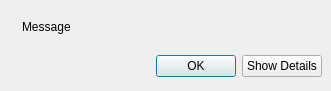
<ui version="4.0" >
 <class>Dialog_CompilerError</class>
 <widget class="QDialog" name="Dialog_CompilerError" >
  <property name="windowModality" >
   <enum>Qt::ApplicationModal</enum>
  </property>
  <property name="geometry" >
   <rect>
    <x>0</x>
    <y>0</y>
    <width>331</width>
    <height>91</height>
   </rect>
  </property>
  <property name="sizePolicy" >
   <sizepolicy>
    <hsizetype>0</hsizetype>
    <vsizetype>0</vsizetype>
    <horstretch>0</horstretch>
    <verstretch>0</verstretch>
   </sizepolicy>
  </property>
  <property name="windowTitle" >
   <string>Compiler Error</string>
  </property>
  <property name="modal" >
   <bool>true</bool>
  </property>
  <layout class="QGridLayout" >
   <property name="margin" >
    <number>9</number>
   </property>
   <property name="spacing" >
    <number>6</number>
   </property>
   <item row="0" column="0" >
    <layout class="QHBoxLayout" >
     <property name="margin" >
      <number>0</number>
     </property>
     <property name="spacing" >
      <number>6</number>
     </property>
     <item>
      <widget class="QLabel" name="label" >
       <property name="sizePolicy" >
        <sizepolicy>
         <hsizetype>0</hsizetype>
         <vsizetype>0</vsizetype>
         <horstretch>0</horstretch>
         <verstretch>0</verstretch>
        </sizepolicy>
       </property>
       <property name="text" >
        <string/>
       </property>
       <property name="pixmap" >
        <pixmap resource="../glslDevil.qrc" >:/icons/icons/dialog-error_32.png</pixmap>
       </property>
      </widget>
     </item>
     <item>
      <widget class="QLabel" name="labelMessage" >
       <property name="text" >
        <string>Message</string>
       </property>
      </widget>
     </item>
    </layout>
   </item>
   <item row="1" column="0" >
    <layout class="QHBoxLayout" >
     <property name="spacing" >
      <number>6</number>
     </property>
     <property name="margin" >
      <number>0</number>
     </property>
     <item>
      <spacer>
       <property name="orientation" >
        <enum>Qt::Horizontal</enum>
       </property>
       <property name="sizeHint" >
        <size>
         <width>145</width>
         <height>31</height>
        </size>
       </property>
      </spacer>
     </item>
     <item>
      <widget class="QPushButton" name="okButton" >
       <property name="text" >
        <string>OK</string>
       </property>
      </widget>
     </item>
     <item>
      <widget class="QPushButton" name="btnDetails" >
       <property name="text" >
        <string>Show Details</string>
       </property>
      </widget>
     </item>
    </layout>
   </item>
  </layout>
 </widget>
 <resources>
  <include location="../glslDevil.qrc" />
 </resources>
 <connections>
  <connection>
   <sender>okButton</sender>
   <signal>clicked()</signal>
   <receiver>Dialog_CompilerError</receiver>
   <slot>accept()</slot>
   <hints>
    <hint type="sourcelabel" >
     <x>278</x>
     <y>253</y>
    </hint>
    <hint type="destinationlabel" >
     <x>96</x>
     <y>254</y>
    </hint>
   </hints>
  </connection>
 </connections>
</ui>
